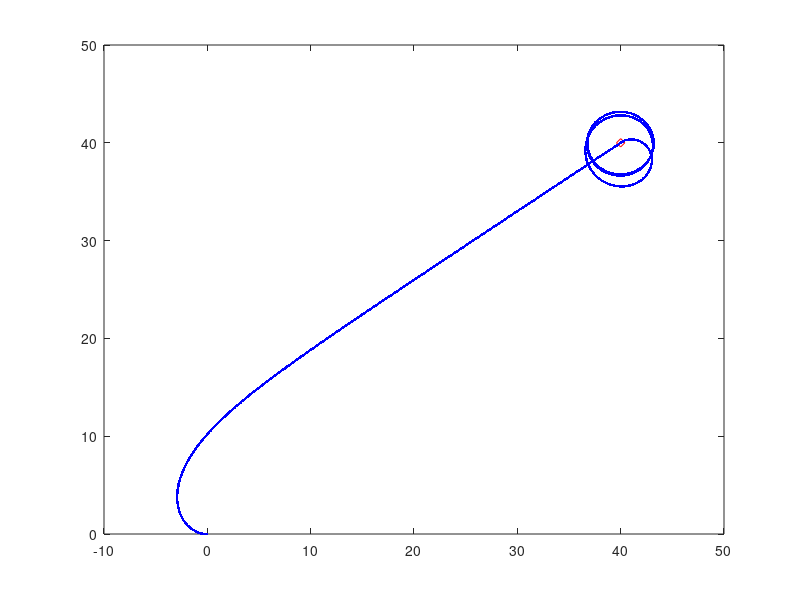

Source code (MATLAB):
clear all;

T = 12; % Time of simulation
dt = 0.01; % Sampling time interval
x(1) = 0; % Initial x location
y(1) = 0; % Initial y location
phi(1) = pi; % Initial heading
v0 = 10; % Speed of the mobile robot

k_P = 2; % Gain of P control

x_d = 40; % Desired x location
y_d = 40; % Desired y location

plot(x_d, y_d, 'rd'); hold on; % Plot the target location as a red diamond

%%%% Start simulation:

for i = 1 : T/dt
 
    % Controller:
    % phi_d = atan((y_d-y(i))/(x_d-x(i)));
    phi_d = atan2((y_d-y(i)), (x_d-x(i))); 
    
    e = phi_d - phi(i);
    e_p = atan2(sin(e), cos(e));
 
    % u(i) = k_P*(phi_d-phi(i)); 
    u(i) = k_P*e_p;

    % Dynamics of mobile robot:

    x(i+1) = x(i) + dt*v0*cos(phi(i));
    y(i+1) = y(i) + dt*v0*sin(phi(i));
    phi(i+1) = phi(i) + dt*u(i);
 
    plot(x(i),y(i),'b.'); hold on; % Plot the trajectory of the mobile robot
end 